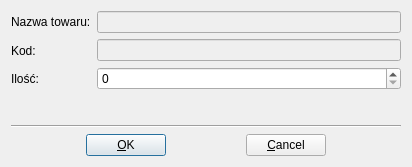
<ui version="4.0" >
 <class>ZmienIlosc</class>
 <widget class="QDialog" name="ZmienIlosc" >
  <property name="geometry" >
   <rect>
    <x>0</x>
    <y>0</y>
    <width>412</width>
    <height>167</height>
   </rect>
  </property>
  <property name="windowTitle" >
   <string>Zmień ilość</string>
  </property>
  <layout class="QGridLayout" >
   <item row="3" column="0" >
    <layout class="QHBoxLayout" >
     <item>
      <spacer>
       <property name="orientation" >
        <enum>Qt::Horizontal</enum>
       </property>
       <property name="sizeType" >
        <enum>QSizePolicy::Expanding</enum>
       </property>
       <property name="sizeHint" >
        <size>
         <width>40</width>
         <height>20</height>
        </size>
       </property>
      </spacer>
     </item>
     <item>
      <widget class="QPushButton" name="okBtn" >
       <property name="text" >
        <string>&amp;OK</string>
       </property>
       <property name="shortcut" >
        <string>Alt+O</string>
       </property>
      </widget>
     </item>
     <item>
      <spacer>
       <property name="orientation" >
        <enum>Qt::Horizontal</enum>
       </property>
       <property name="sizeType" >
        <enum>QSizePolicy::Expanding</enum>
       </property>
       <property name="sizeHint" >
        <size>
         <width>40</width>
         <height>20</height>
        </size>
       </property>
      </spacer>
     </item>
     <item>
      <widget class="QPushButton" name="cancelBtn" >
       <property name="text" >
        <string>&amp;Cancel</string>
       </property>
       <property name="shortcut" >
        <string>Alt+C</string>
       </property>
      </widget>
     </item>
     <item>
      <spacer>
       <property name="orientation" >
        <enum>Qt::Horizontal</enum>
       </property>
       <property name="sizeType" >
        <enum>QSizePolicy::Expanding</enum>
       </property>
       <property name="sizeHint" >
        <size>
         <width>40</width>
         <height>20</height>
        </size>
       </property>
      </spacer>
     </item>
    </layout>
   </item>
   <item row="2" column="0" >
    <widget class="Line" name="line2" >
     <property name="frameShape" >
      <enum>QFrame::HLine</enum>
     </property>
     <property name="frameShadow" >
      <enum>QFrame::Sunken</enum>
     </property>
    </widget>
   </item>
   <item row="0" column="0" >
    <layout class="QHBoxLayout" >
     <item>
      <layout class="QVBoxLayout" >
       <item>
        <widget class="QLabel" name="textLabel1" >
         <property name="text" >
          <string>Nazwa towaru:</string>
         </property>
         <property name="wordWrap" >
          <bool>false</bool>
         </property>
        </widget>
       </item>
       <item>
        <widget class="QLabel" name="textLabel1_2" >
         <property name="text" >
          <string>Kod:</string>
         </property>
         <property name="wordWrap" >
          <bool>false</bool>
         </property>
        </widget>
       </item>
       <item>
        <widget class="QLabel" name="textLabel2" >
         <property name="text" >
          <string>Ilość:</string>
         </property>
         <property name="wordWrap" >
          <bool>false</bool>
         </property>
        </widget>
       </item>
      </layout>
     </item>
     <item>
      <layout class="QVBoxLayout" >
       <item>
        <widget class="QLineEdit" name="nameTow" >
         <property name="enabled" >
          <bool>false</bool>
         </property>
         <property name="font" >
          <font>
           <weight>75</weight>
           <bold>true</bold>
          </font>
         </property>
         <property name="readOnly" >
          <bool>true</bool>
         </property>
        </widget>
       </item>
       <item>
        <widget class="QLineEdit" name="codeTow" >
         <property name="enabled" >
          <bool>false</bool>
         </property>
         <property name="font" >
          <font>
           <weight>75</weight>
           <bold>true</bold>
          </font>
         </property>
         <property name="readOnly" >
          <bool>true</bool>
         </property>
        </widget>
       </item>
       <item>
        <widget class="QSpinBox" name="spinAmount" >
         <property name="maximum" >
          <number>999999</number>
         </property>
        </widget>
       </item>
      </layout>
     </item>
    </layout>
   </item>
   <item row="1" column="0" >
    <spacer>
     <property name="orientation" >
      <enum>Qt::Vertical</enum>
     </property>
     <property name="sizeType" >
      <enum>QSizePolicy::Expanding</enum>
     </property>
     <property name="sizeHint" >
      <size>
       <width>20</width>
       <height>41</height>
      </size>
     </property>
    </spacer>
   </item>
  </layout>
 </widget>
 <layoutdefault spacing="6" margin="11" />
 <pixmapfunction>qPixmapFromMimeSource</pixmapfunction>
 <resources/>
 <connections>
  <connection>
   <sender>cancelBtn</sender>
   <signal>clicked()</signal>
   <receiver>ZmienIlosc</receiver>
   <slot>close()</slot>
   <hints>
    <hint type="sourcelabel" >
     <x>20</x>
     <y>20</y>
    </hint>
    <hint type="destinationlabel" >
     <x>20</x>
     <y>20</y>
    </hint>
   </hints>
  </connection>
  <connection>
   <sender>okBtn</sender>
   <signal>clicked()</signal>
   <receiver>ZmienIlosc</receiver>
   <slot>accept()</slot>
   <hints>
    <hint type="sourcelabel" >
     <x>20</x>
     <y>20</y>
    </hint>
    <hint type="destinationlabel" >
     <x>20</x>
     <y>20</y>
    </hint>
   </hints>
  </connection>
 </connections>
</ui>
